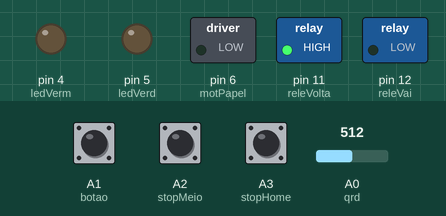
Bench run of a sketch on a simulated Arduino Uno, built with avr-gcc and run on an emulated ATmega328P. Parts: switched loads named in the sketch (green lamp = pin HIGH), output pins drawn as LEDs (lit = HIGH). Inputs (shaded band) come from the test bench; at power-on: A2 (stopMeio) LOW, A3 (stopHome) LOW, A0 (qrd) = 512, A1 (botao) LOW.

Above: at 1.2 s.
1.3 s: A2 (stopMeio) pulled HIGH for 0.15 s
At 2.5 s:
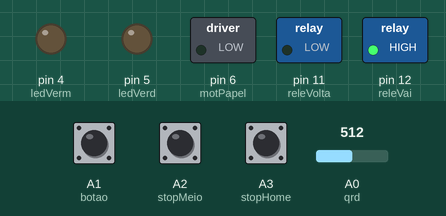
2.9 s: A3 (stopHome) pulled HIGH for 0.15 s
At 3.9 s:
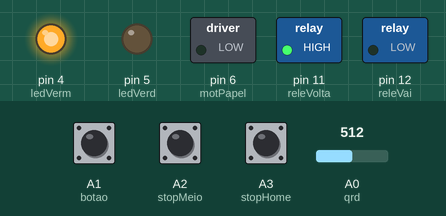
4.5 s: A2 (stopMeio) pulled HIGH for 1 s
At 5.1 s:
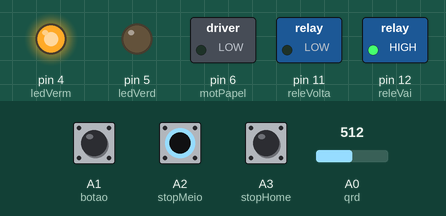
7.0 s: A3 (stopHome) pulled HIGH for 1 s
At 8.2 s:
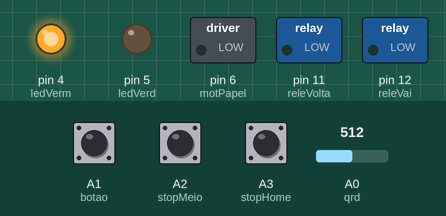
Timing chart, 0 to 18.5 s (numbered marks = the images above; inputs shaded):
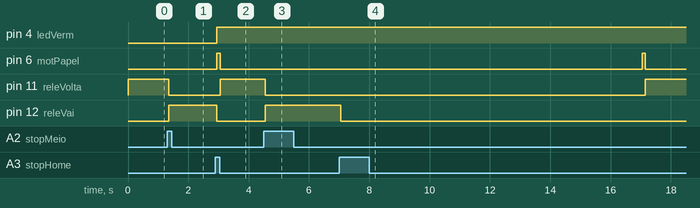

Measured:
- after the input at 1.3 s, pin 11 (releVolta): HIGH → LOW after 0.05 s; pin 12 (releVai): LOW → HIGH after 0.05 s
- after the input at 2.9 s, pin 4 (ledVerm): LOW → HIGH after 0.05 s; pin 6 (motPapel): LOW → HIGH after 0.05 s, → LOW 0.10 s later; pin 11 (releVolta): LOW → HIGH after 0.15 s; pin 12 (releVai): HIGH → LOW after 0.05 s
- after the input at 4.5 s, pin 11 (releVolta): HIGH → LOW after 0.05 s; pin 12 (releVai): LOW → HIGH after 0.05 s
- after the input at 7.0 s, pin 6 (motPapel): LOW → HIGH after 10.1 s, → LOW 0.10 s later; pin 11 (releVolta): LOW → HIGH after 10.2 s; pin 12 (releVai): HIGH → LOW after 0.05 s

The sketch:

rasc01.ino
```cpp
int stopHome = A3;//corrigidos
int stopMeio = A2;

int motPapel = 6;

int releVai = 12;
int releVolta = 11;


int ledVerd = 5;
int ledVerm = 4;

int botao = A1;

int qrd = A0;

int etapa = 99;

long debounceDelay = 50;

int buttonStateMeio = LOW;
int lastButtonStateMeio = LOW;

long lastDebounceTimeMeio = 0;

int buttonStateHome = LOW;
int lastButtonStateHome = LOW;

long lastDebounceTimeHome = 0;

int buttonStateBot = LOW;
int lastButtonStateBot = LOW;

long lastDebounceTimeBot = 0;

boolean direcao =  HIGH;

void setup(){
  pinMode(stopHome, INPUT);
  pinMode(stopMeio, INPUT);
  pinMode(botao, INPUT);

  pinMode(motPapel, OUTPUT);
  pinMode(releVai, OUTPUT);
  pinMode(releVolta, OUTPUT);
  pinMode(ledVerd, OUTPUT);
  pinMode(ledVerm, OUTPUT);
}

void loopi(){

  motorVai();

  delay(1000);
  motorVolta();


  delay(1000);
  motorPara();
  delay(1000);
}

void loop(){
  //Serial.println("alouu");
  debounceHome();
  debounceMeio();
  debounceBot();

  if(etapa==99){
    corte();
  }

  if(etapa == 0 && buttonStateBot == LOW){
    etapa =1;
    direcao=HIGH;
    digitalWrite(ledVerm,HIGH);
    digitalWrite(ledVerd,LOW);
  }

  if(etapa==1){
    digitalWrite(motPapel, HIGH);
    delay(100);
    etapa=2;
  }

  if(analogRead(qrd)<600 && etapa == 2){
    digitalWrite(motPapel, LOW);
    etapa=3;

  }

  if(etapa == 3){
    corte();
 }

  if(etapa ==4){

    digitalWrite(ledVerm,HIGH);
    digitalWrite(ledVerd,LOW);
    delay(10000);
    etapa = 0;
    digitalWrite(ledVerm,LOW);
    digitalWrite(ledVerd,HIGH);
  }

}

void corte(){
if(direcao){
  motorVai();
}
  //Serial.println('4');

  //Serial.println(buttonStateMeio && direcao);
  //Serial.println(direcao);
  if(buttonStateMeio && direcao){
    motorVolta();
    direcao = LOW;
  }

  if(buttonStateHome && direcao ==LOW){
   // Serial.println('2');
    motorPara();
    direcao = HIGH;
    if(etapa==99){

      //Serial.println('1');
      digitalWrite(ledVerm,LOW);
      digitalWrite(ledVerd,HIGH);
      etapa = 0;
    }
    if(etapa == 3){
      etapa =4;
    }
  }

}

void motorVai(){
  digitalWrite(motPapel, LOW);
  digitalWrite(releVai, LOW);
  digitalWrite(releVolta, HIGH);
}

void motorVolta(){
  digitalWrite(motPapel, LOW);
  digitalWrite(releVai, HIGH);
  digitalWrite(releVolta, LOW);
}

void motorPara(){
  digitalWrite(releVai, LOW);
  digitalWrite(releVolta, LOW);
}
```

debounce.ino
```cpp
void debounceBot() {

  int readingBot = digitalRead(botao);

  if (readingBot != lastButtonStateBot) {
    lastDebounceTimeBot = millis();
  }

  if ((millis() - lastDebounceTimeBot) > debounceDelay) {
    buttonStateBot = readingBot;
  }

  lastButtonStateBot = readingBot;

}

void debounceHome() {
  int readingHome = digitalRead(stopHome);

  if (readingHome != lastButtonStateHome) {
    lastDebounceTimeHome = millis();
  }

  if ((millis() - lastDebounceTimeHome) > debounceDelay) {
    buttonStateHome = readingHome;
  }

  lastButtonStateHome = readingHome;

}

void debounceMeio() {

  int readingMeio = digitalRead(stopMeio);

  if (readingMeio != lastButtonStateMeio) {
    lastDebounceTimeMeio = millis();
  }

  if ((millis() - lastDebounceTimeMeio) > debounceDelay) {
    buttonStateMeio = readingMeio;
  }

  lastButtonStateMeio = readingMeio;

}
```
